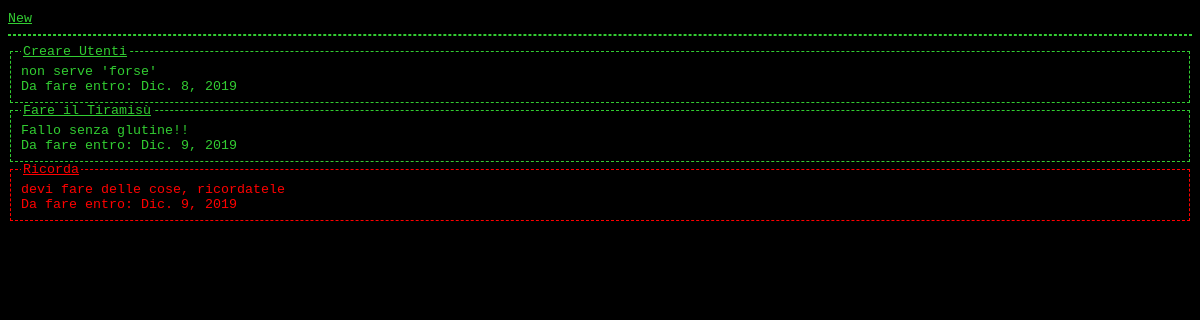
The page / on the database its author committed.
### mytodos/models.py (models this page shows, shortened)
class ToDo(models.Model):
    title = models.CharField(max_length=140)
    description = models.CharField(max_length=140)
    done = models.BooleanField(default=False)
    date = models.DateField(auto_now=True)
    due_date = models.DateField(blank=True)

### mytodos/views.py (the view)
# urls.py: path('', TodoListView.as_view(), name='todo'),
class TodoListView(ListView):
    model = ToDo
    template_name = 'todo.html'

### templates/todo.html (shortened to what this page needs)
{% extends "base.html" %}
{% block content %}
{% for todo in object_list %}
<fieldset class="{% if todo.done %}matrix{% else %}no-matrix{% endif %}">
    <legend><a class="{% if todo.done %}matrix{% else %}no-matrix{% endif %}" href="{% url 'detail' pk=todo.pk %}">{{ todo.title }}</a></legend>
    <div class="{% if todo.done %}matrix{% else %}no-matrix{% endif %}">
      <span>{{ todo.description }}</span>
      <br>
      <span>Da fare entro: {{ todo.due_date }}</span>
    </div>
</fieldset>
{% endfor %}
{% endblock content %}

### templates/base.html (shortened to what this page needs)
{% load static %}
<!DOCTYPE html>
<html>
    <head>
        <link href="{% static 'css/base.css' %}" rel="stylesheet">
    </head>
    <body>
        {% block url %}
        <a class="matrix" href="{% url 'new' %}">New</a>
        {% endblock url %}
        <hr/>
        {% block content %}{% endblock content %}
    </body>
</html>

### static/css/base.css (style rules this page uses)
hr { border: 1px dashed limegreen; }
body { background-color: black; }
fieldset { border:1px dashed; }
.matrix { font-family:Lucida Console, Courier, Monotype; font-size:10pt; color:limegreen; }
.no-matrix { font-family:Lucida Console, Courier, Monotype; font-size:10pt; color: red; }

### rows shown on the page
ToDo: title "Creare Utenti", description "non serve 'forse'", due_date "Dic. 8, 2019"
ToDo: title "Fare il Tiramisù", description "Fallo senza glutine!!", due_date "Dic. 9, 2019"
ToDo: title "Ricorda", description "devi fare delle cose, ricordatele", due_date "Dic. 9, 2019"
